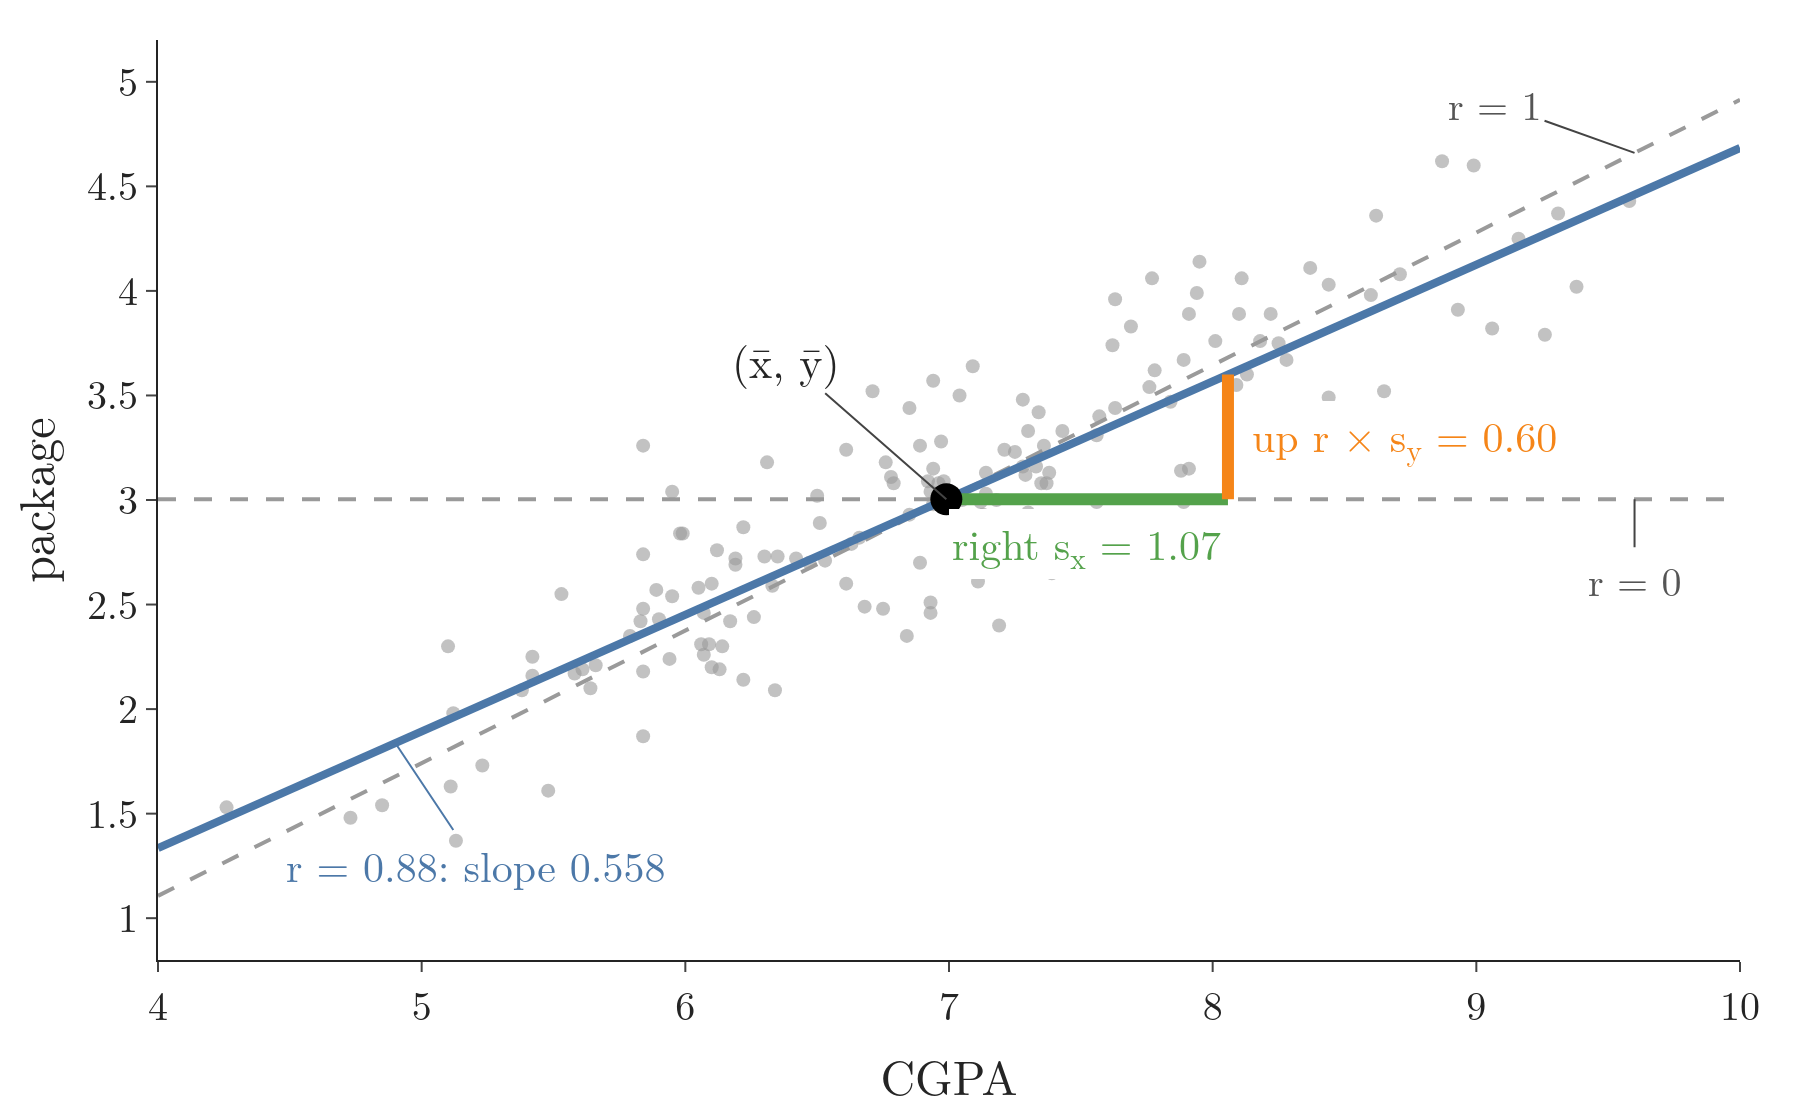

The Python source for this figure:
"""The slope as r * s_y / s_x on the 160 training students. Start at the point of means, step right by one standard
deviation of CGPA (s_x); the line rises r * s_y. Dashed: the line for r = 1 (rises a full s_y) and for r = 0 (flat).
Plotly (a chart). Idea after Khan Academy, "Calculating the equation of a regression line"."""
from pathlib import Path
import numpy as np
import plotly.graph_objects as go
from common import B, M, X_train, y_train

here = Path(__file__).parent
BLUE, ORANGE, GREEN, GREY = "#4C78A8", "#F58518", "#54A24B", "#9a9a9a"
x, y = X_train["cgpa"].to_numpy(), y_train.to_numpy()
xb, yb, sx, sy = x.mean(), y.mean(), x.std(ddof=1), y.std(ddof=1)
r = np.corrcoef(x, y)[0, 1]
print(f"r = {r:.3f}, s_x = {sx:.3f}, s_y = {sy:.3f}, r*s_y/s_x = {r * sy / sx:.3f}, s_y/s_x = {sy / sx:.3f}, r*s_y = {r * sy:.3f}")
assert abs(r * sy / sx - M) < 1e-9 and (round(r, 3), round(sx, 3), round(sy, 3)) == (0.879, 1.068, 0.678)
assert round(r * r, 3) == 0.773                                  # equals the training R-squared quoted in Note ML-051
xs = np.array([4, 10])
fig = go.Figure()
fig.add_scatter(x=x, y=y, mode="markers", marker=dict(size=7, color=GREY, opacity=0.6))
fig.add_scatter(x=xs, y=yb + (sy / sx) * (xs - xb), mode="lines", line=dict(color=GREY, width=2, dash="dash"))
fig.add_scatter(x=xs, y=[yb, yb], mode="lines", line=dict(color=GREY, width=2, dash="dash"))
fig.add_scatter(x=xs, y=M * xs + B, mode="lines", line=dict(color=BLUE, width=4))
fig.add_scatter(x=[xb, xb + sx], y=[yb, yb], mode="lines", line=dict(color=GREEN, width=6))
fig.add_scatter(x=[xb + sx, xb + sx], y=[yb, yb + r * sy], mode="lines", line=dict(color=ORANGE, width=6))
fig.add_scatter(x=[xb], y=[yb], mode="markers", marker=dict(size=16, color="black"))
fig.add_annotation(x=xb, y=yb, ax=-80, ay=-70, text="(x̄, ȳ)", font=dict(size=22))
fig.add_annotation(x=xb + sx / 2, y=yb, yshift=-22, showarrow=False, text=f"right s<sub>x</sub> = {sx:.2f}", bgcolor="white",
                   font=dict(size=21, color=GREEN))
fig.add_annotation(x=xb + sx, y=yb + r * sy / 2, xshift=10, xanchor="left", showarrow=False, bgcolor="white",
                   text=f"up r × s<sub>y</sub> = {r * sy:.2f}", font=dict(size=21, color=ORANGE))
fig.add_annotation(x=9.6, y=yb + (sy / sx) * (9.6 - xb), ax=-70, ay=-25, text="r = 1", font=dict(size=20, color="#555"))
fig.add_annotation(x=9.6, y=yb, ax=0, ay=40, text="r = 0", font=dict(size=20, color="#555"))
fig.add_annotation(x=4.9, y=M * 4.9 + B, ax=40, ay=60, text=f"r = {r:.2f}: slope {M:.3f}", font=dict(size=21, color=BLUE),
                   arrowcolor=BLUE)
fig.update_layout(template="simple_white", width=900, height=560, showlegend=False,
                  font=dict(family="Latin Modern Roman", size=20), xaxis=dict(title="CGPA", range=[4, 10]),
                  yaxis=dict(title="package", range=[0.8, 5.2]), margin=dict(l=70, r=30, t=20, b=60))
fig.write_image(here / "slope_r.png", scale=2)
